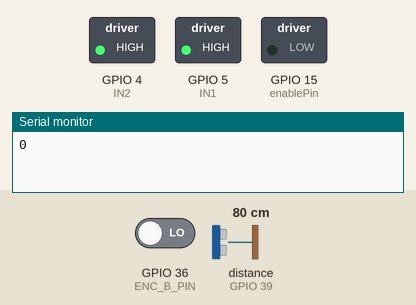
Simulated run of this sketch. Board: ESP32. Parts: switched loads named in the sketch (green lamp = pin HIGH), the last lines printed to the serial monitor. Wiring (inferred from the names in the program): range finder with pulse-width output: data GPIO 39. The test bench sets the inputs (shaded band); at power-on: GPIO 36 (ENC_B_PIN) LOW, distance to the obstacle (sensor on GPIO 39) 80 cm.

Above: at 0.1 s.
At 10.15 s:
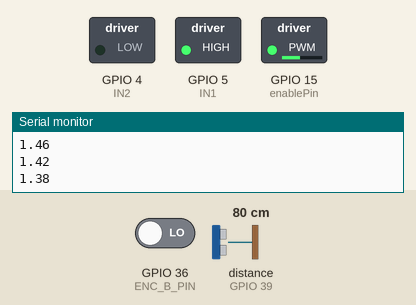
At 11.2 s:
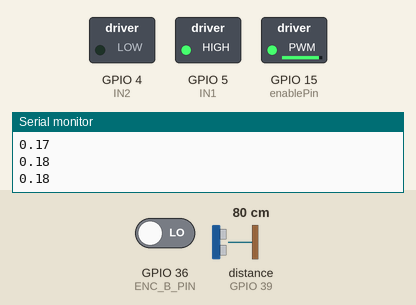
11.3 s: GPIO 36 (ENC_B_PIN) driven HIGH
Timing chart, 0 to 14.3 s (numbered marks = the images above; inputs shaded):
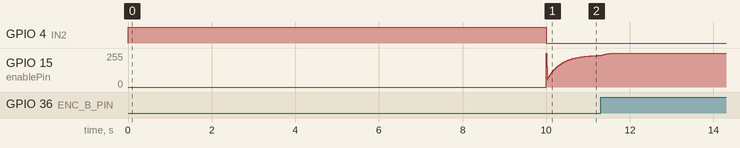

The sketch:

LQR_arduino.ino
```cpp
// Task handles
TaskHandle_t Task1;

// Define GPIO pins for encoder A and B channels
#define ENC_A_PIN 39
#define ENC_B_PIN 36

//motor control pins
int IN1 = 5;
int IN2 = 4;
int enablePin = 15;

// Define PWM parameters
const int freq = 5000; // PWM frequency in Hz
const int resolution = 8; // PWM resolution in bits (8, 10, 12, 15 bits are supported)

// Define variables to store encoder counts and direction
volatile int encoderCount = 0;

//speed calculations
double radians_ = 0.0;
double current_position = 0.0;
double velocity = 0.0;

//Low pass filter data
double yn_1 = 0, xn_1 = 0;

// Sample time in seconds
const float delta_t = 0.01;

/*.......................REPLACE CONTROLLER INITITALIZATION HERE.........................................*/
//DATA STORAGE
double state_space[2] = { 0.0, 0.0};
double state_space_total = 0.0;
double gains_[2] = { 102.0, 10.0746};
double error_integral = 0.0;

/*.......................REPLACE CONTROLLER INITITALIZATION HERE.........................................*/


// Interrupt Service Routine (ISR) for encoder A pin
void IRAM_ATTR encoderISR() {
  // Read the state of the A and B channels
  int bState = digitalRead(ENC_B_PIN);

    // If A is high, check B to determine direction
    if (bState == HIGH) {
      encoderCount--; // Counterclockwise
    } else {
      encoderCount++; // Clockwise
    }
  }

 //Tasks
void feedtask(void *pvParameters);


void setup() {
  // put your setup code here, to run once:
  Serial.begin(115200);

    while (!Serial) {
    // Do nothing, just wait
  }

  // Initialize PWM channel
  ledcSetup(0, freq, resolution);
  ledcAttachPin(enablePin, 0);

  // initialize digital pin LED_BUILTIN as an output.
  pinMode( IN1, OUTPUT);
  pinMode( IN2, OUTPUT);
  digitalWrite( IN1, HIGH);
  digitalWrite( IN2, HIGH);

  // Set encoder pins as inputs
  pinMode(ENC_A_PIN, INPUT);
  pinMode(ENC_B_PIN, INPUT);

  unsigned long startTime = millis();

  // Keep printing '0' for 5 seconds
  while (millis() - startTime < 5000) { // 5000 milliseconds = 5 seconds
    Serial.println(0);
    delay(100); // Delay a bit between prints (adjust as needed)
  }

  // Attach interrupt to the encoder A pin
  attachInterrupt(digitalPinToInterrupt(ENC_A_PIN), encoderISR, RISING);
  delay(5000);

  // Create tasks
  //xTaskCreate( feedtask, "feedtask1", 1000, NULL, 1, &Task1);
}

void loop()
{
  // put your main code here, to run repeatedly:
    //OBTAINING THE DATA FEEDBACK
    //filtering the data
    double yn = 0.969 * yn_1 + 0.0155 * velocity + 0.0155 * xn_1;
    xn_1 = velocity;
    yn_1 = yn;

    //velocity time
    current_position = ((float)encoderCount / 500) * 3.147;
    velocity = (current_position - radians_)/(0.01);
    radians_ = current_position;


/*.........................................REPLACE HERE FOR THE CONTROLLER..........................................................*/
    //computing the controller values
    //replacing the values
    //computing the error
    double ref = 2.5;
    double error = ref - yn;
    state_space[0] = yn;
    state_space[1] = yn - yn_1;
    state_space_total = ((error*gains_[0]));

    double Khat_result = state_space[1] * gains_[1];

    double controller_output = state_space_total - Khat_result;
/*.........................................REPLACE HERE FOR THE CONTROLLER..........................................................*/

      int feed = (int)controller_output;//random K value
      ledcWrite(0, feed);
        if(255 > 0)
        {
           digitalWrite(IN1, HIGH);
           digitalWrite(IN2, LOW);
        }
        else if(255 < 0)
        {
           digitalWrite(IN2, HIGH);
           digitalWrite(IN1, LOW);
        }

    Serial.println(yn);

    delay(10);
}
```
